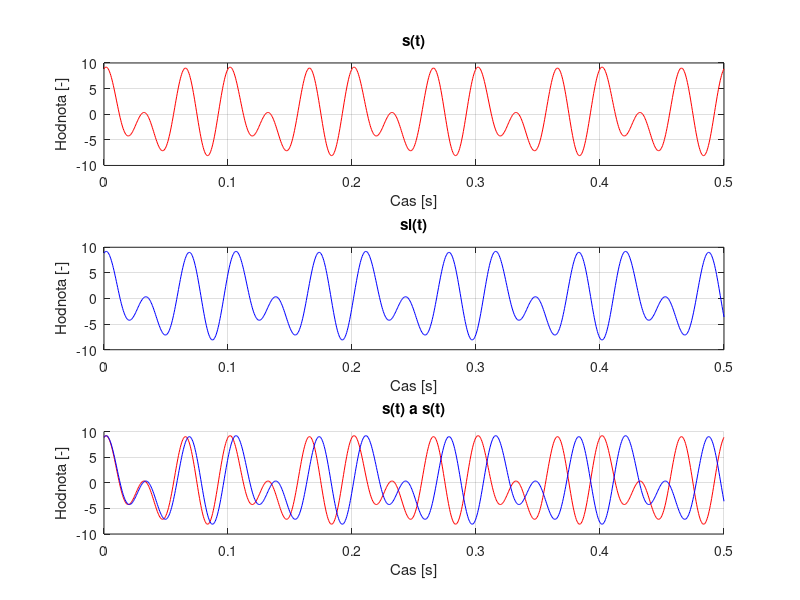

Write MATLAB code to recreate this figure.
t = linspace(0,0.5,1000);
s= 2*cos(20*pi*t + 0.2*pi) + 4*cos(40*pi*t - 0.4*pi) + 6*cos(60*pi*t);
sl = exp(j*0.2*pi)*exp(j*60*t) + exp(-j*0.2*pi)*exp(-j*60*t) + 2*exp(-j*0.4*pi)*exp(j*120*t) + 2*exp(+j*0.4*pi)*exp(-j*120*t) + 3*exp(j*180*t) + 3*exp(-j*180*t);
figure(1)
subplot(3,1,1)
plot(t,s,"red")
grid on
xlabel('Cas [s]')
ylabel('Hodnota [-]')
title('s(t)');

subplot(3,1,2)
plot(t,sl,"blue");
grid on
xlabel('Cas [s]')
ylabel('Hodnota [-]')
title('sl(t)')

subplot(3,1,3)
hold all
plot(t,s,"red")
plot(t,sl,"blue")
grid on
xlabel('Cas [s]')
ylabel('Hodnota [-]')
title('s(t) a s(t)')